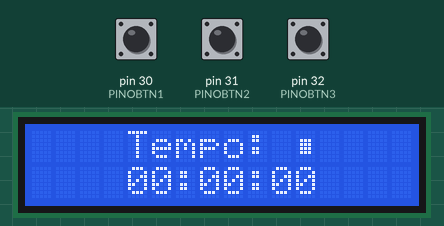
Recording of a sketch running on a simulated Arduino Mega 2560, built with avr-gcc and run on an emulated ATmega2560. Parts: 16×2 character LCD. The inputs (shaded band) are chosen by the test bench; at power-on: pin 30 (PINOBTN1) HIGH, pin 31 (PINOBTN2) HIGH, pin 32 (PINOBTN3) HIGH. What the sketch prints to the serial monitor is not drawn.

Above: at 1.3 s.
1.4 s: pin 30 (PINOBTN1) pulled LOW for 0.15 s
At 1.88 s:
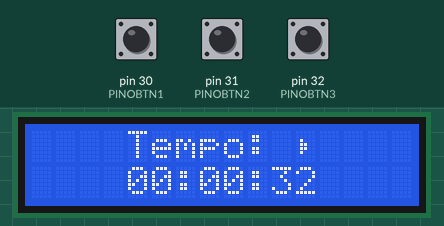
2.1 s: pin 31 (PINOBTN2) pulled LOW for 0.15 s
At 3.3 s:
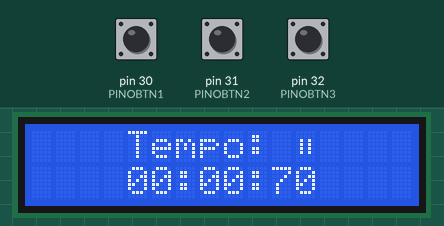
3.7 s: pin 30 (PINOBTN1) pulled LOW for 1 s
At 3.88 s:
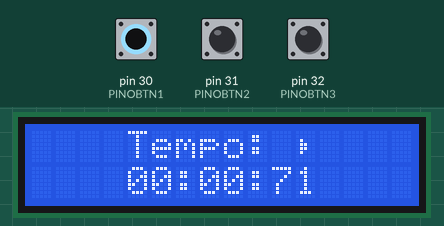
5.3 s: pin 31 (PINOBTN2) pulled LOW for 1 s
At 5.6 s:
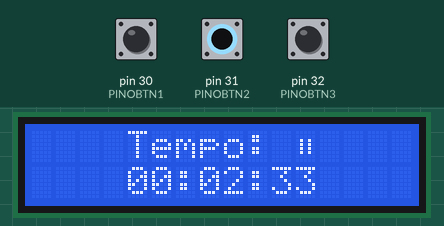
7.8 s: pin 32 (PINOBTN3) pulled LOW for 0.15 s
At 8.2 s:
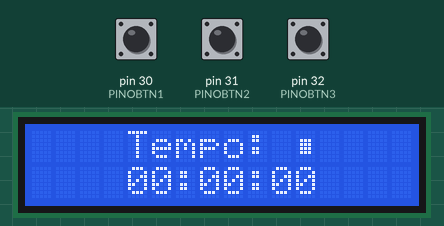
Timing chart, 0 to 10.4 s (numbered marks = the images above; inputs shaded):
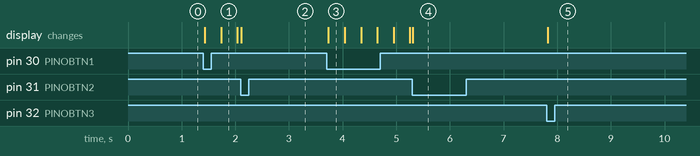

Measured:
- after the input at 1.4 s, the display: first changes at once (image 1 shows a later state)
- after the input at 2.1 s, the display: changes at once (image 2)
- after the input at 3.7 s, the display: changes at once (image 3)
- after the input at 5.3 s, the display: changes at once (image 4)
- after the input at 7.8 s, the display: changes at once (image 5)

The sketch:

cronometro.ino
```cpp
#include <Wire.h>
#include <LiquidCrystal_I2C.h>

#define PINOBTN1 30
#define PINOBTN2 31
#define PINOBTN3 32

LiquidCrystal_I2C lcd(0x27,2,1,0,4,5,6,7,3, POSITIVE);

String segundosS, minutosS, milissegundosS;
long segundos=0, minutos=0, milissegundos=0;
byte estadoBotao1 = 1, estadoBotao2 = 1, estadoBotao3 = 1;
byte estadoTempo = 0;

byte play[8] = {
  B00000,
  B00000,
  B01000,
  B01100,
  B01100,
  B01000,
  B00000,
  B00000
};

byte pause[8] = {
  B00000,
  B00000,
  B01010,
  B01010,
  B01010,
  B01010,
  B00000,
  B00000
};

byte stopped[8] = {
  B00000,
  B00000,
  B01110,
  B01110,
  B01110,
  B01110,
  B00000,
  B00000
};

// 0 tempo parado
// 1 tempo pausado
// 2 tempo rodando

void setup()
{
 pinMode(PINOBTN1, INPUT_PULLUP);
 pinMode(PINOBTN2, INPUT_PULLUP);
 pinMode(PINOBTN3, INPUT_PULLUP);
 lcd.begin (16,2);
 Serial.begin(9600);

 lcd.createChar(3, play);
 lcd.createChar(1, pause);
 lcd.createChar(2, stopped);

 lcd.clear();
 lcd.setCursor(4,0);
 lcd.print("Tempo: ");
 lcd.write(2);
 lcd.setCursor(4,1);
 lcd.print("00:00:00");
}

void loop()
{
  estadoBotao1 = digitalRead(PINOBTN1);
  estadoBotao2 = digitalRead(PINOBTN2);
  estadoBotao3 = digitalRead(PINOBTN3);
  Serial.print(estadoBotao1);
  Serial.print(estadoBotao2);
  Serial.println(estadoBotao3);

  if(estadoBotao1 == 0){
    if(estadoTempo == 0 || estadoTempo == 1){
      setarTempo();
      estadoTempo = 2;
      lcd.setCursor(11,0);
      lcd.write(3);
      Serial.println("Tempo iniciado");
    }
  } else if(estadoBotao2 == 0){
    if(estadoTempo == 2){
      estadoTempo = 1;
      lcd.setCursor(11,0);
      lcd.write(1);
      Serial.println("Tempo pausado");
    }
  } else if(estadoBotao3 == 0){
    if(estadoTempo == 2 || estadoTempo == 1){
      estadoTempo = 0;
      minutos = 0;
      segundos = 0;
      milissegundos = 0;
      lcd.setCursor(11,0);
      lcd.write(2);
      lcd.setCursor(4,1);
      lcd.print("00:00:00");
      Serial.println("Tempo reiniciado");
    }
  }


  if(estadoTempo == 2){
    setarTempo();
    mostrarDisplay();
    milissegundos++;
  }


  delay(1);
}

void mostrarDisplay(){

  lcd.setCursor(4,1);
  if(minutos < 10 && segundos < 10){
    lcd.print("0" + minutosS + ":" + "0" + segundosS + ":" + milissegundosS);
  } else if(segundos < 10){
    lcd.print(minutosS + ":" + "0" + segundosS + ":" + milissegundosS);
  } else if(minutos < 10){
    lcd.print("0" + minutosS + ":" + segundosS + ":" + milissegundosS);
  } else {
    lcd.print(minutosS + ":" + segundosS + ":" + milissegundosS);
  }

}

void setarTempo(){
  if(segundos == 60){
    segundos = 0;
    minutos++;
  }
  if(milissegundos == 100){
    milissegundos = 0;
    segundos++;
  }
  segundosS = String(segundos);
  minutosS = String(minutos);
  milissegundosS = String(milissegundos);
}
```
